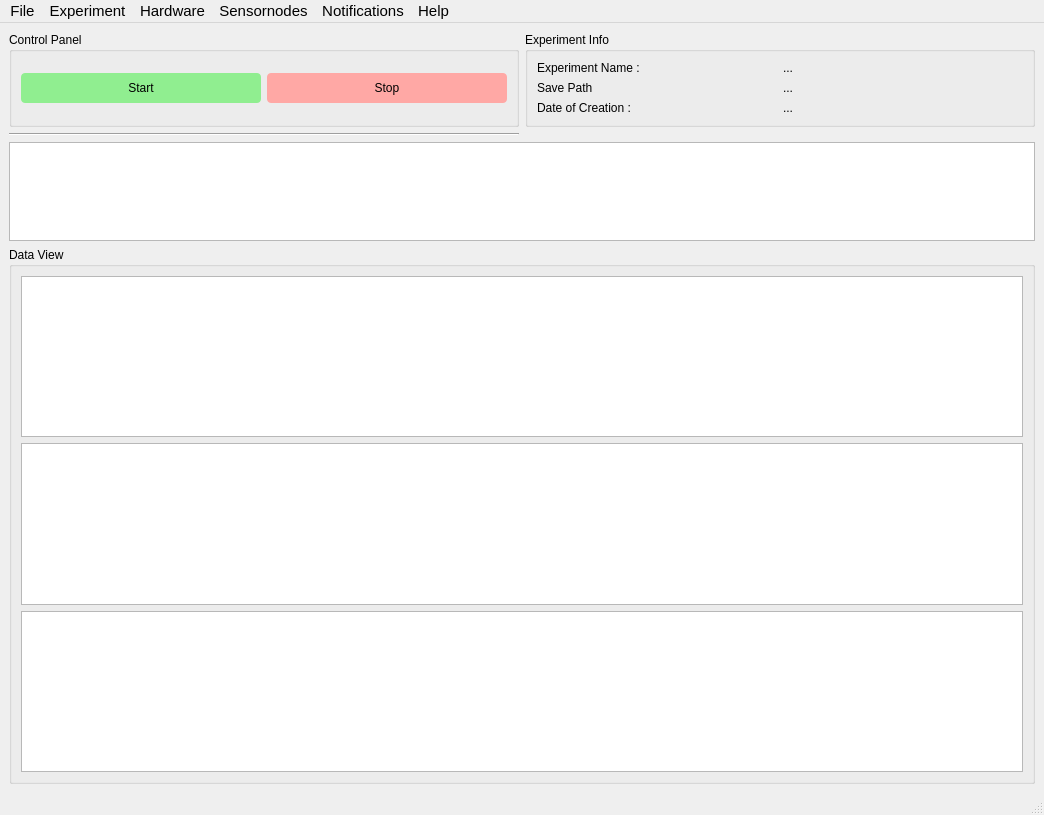
<?xml version="1.0" encoding="UTF-8"?>
<ui version="4.0">
 <class>MainWindow</class>
 <widget class="QMainWindow" name="MainWindow">
  <property name="geometry">
   <rect>
    <x>0</x>
    <y>0</y>
    <width>1044</width>
    <height>815</height>
   </rect>
  </property>
  <property name="windowTitle">
   <string>NoSeMaze</string>
  </property>
  <widget class="QWidget" name="centralwidget">
   <layout class="QGridLayout" name="gridLayout">
    <item row="0" column="0">
     <widget class="QGroupBox" name="groupBox">
      <property name="title">
       <string>Control Panel</string>
      </property>
      <layout class="QGridLayout" name="gridLayout_3">
       <item row="0" column="0">
        <widget class="QPushButton" name="startButton">
         <property name="minimumSize">
          <size>
           <width>0</width>
           <height>30</height>
          </size>
         </property>
         <property name="styleSheet">
          <string notr="true">
border-radius: 4px;  /* half of the height to make it round */
border-color: green;
background-color: lightgreen;
</string>
         </property>
         <property name="text">
          <string>Start</string>
         </property>
        </widget>
       </item>
       <item row="0" column="1">
        <widget class="QPushButton" name="stopButton">
         <property name="minimumSize">
          <size>
           <width>0</width>
           <height>30</height>
          </size>
         </property>
         <property name="styleSheet">
          <string notr="true">
border-radius: 4px;  /* half of the height to make it round */
background-color: rgb(255, 168, 165);
</string>
         </property>
         <property name="text">
          <string>Stop</string>
         </property>
        </widget>
       </item>
      </layout>
     </widget>
    </item>
    <item row="0" column="1">
     <widget class="QGroupBox" name="groupBox_2">
      <property name="title">
       <string>Experiment Info</string>
      </property>
      <layout class="QGridLayout" name="gridLayout_2">
       <item row="2" column="1">
        <widget class="QLabel" name="experimentDateLabel">
         <property name="text">
          <string>...</string>
         </property>
        </widget>
       </item>
       <item row="2" column="0">
        <widget class="QLabel" name="label_3">
         <property name="text">
          <string>Date of Creation :</string>
         </property>
        </widget>
       </item>
       <item row="0" column="1">
        <widget class="QLabel" name="experimentNameLabel">
         <property name="text">
          <string>...</string>
         </property>
        </widget>
       </item>
       <item row="0" column="0">
        <widget class="QLabel" name="label">
         <property name="text">
          <string>Experiment Name :</string>
         </property>
        </widget>
       </item>
       <item row="1" column="0">
        <widget class="QLabel" name="label_2">
         <property name="text">
          <string>Save Path</string>
         </property>
        </widget>
       </item>
       <item row="1" column="1">
        <widget class="QLabel" name="savePathLabel">
         <property name="text">
          <string>...</string>
         </property>
        </widget>
       </item>
      </layout>
     </widget>
    </item>
    <item row="3" column="0" colspan="2">
     <widget class="QGroupBox" name="groupBox_3">
      <property name="title">
       <string>Data View</string>
      </property>
      <layout class="QGridLayout" name="gridLayout_4">
       <item row="2" column="1">
        <widget class="PlotWidget" name="thoraxView"/>
       </item>
       <item row="0" column="1">
        <widget class="PlotWidget" name="graphicsView"/>
       </item>
       <item row="1" column="1">
        <widget class="PlotWidget" name="dataView"/>
       </item>
      </layout>
     </widget>
    </item>
    <item row="2" column="0" colspan="2">
     <widget class="QTableView" name="trialView">
      <property name="font">
       <font>
        <pointsize>9</pointsize>
       </font>
      </property>
      <property name="selectionBehavior">
       <enum>QAbstractItemView::SelectRows</enum>
      </property>
     </widget>
    </item>
    <item row="1" column="0">
     <widget class="Line" name="line">
      <property name="orientation">
       <enum>Qt::Horizontal</enum>
      </property>
     </widget>
    </item>
   </layout>
  </widget>
  <widget class="QMenuBar" name="menubar">
   <property name="geometry">
    <rect>
     <x>0</x>
     <y>0</y>
     <width>1044</width>
     <height>26</height>
    </rect>
   </property>
   <property name="font">
    <font>
     <pointsize>11</pointsize>
     <weight>50</weight>
     <bold>false</bold>
     <kerning>true</kerning>
    </font>
   </property>
   <property name="styleSheet">
    <string notr="true"/>
   </property>
   <widget class="QMenu" name="menuFile">
    <property name="title">
     <string>File</string>
    </property>
    <addaction name="actionSave_Experiment"/>
    <addaction name="actionLoad_Experiment"/>
   </widget>
   <widget class="QMenu" name="menuHardware">
    <property name="title">
     <string>Hardware</string>
    </property>
    <addaction name="actionHardware_Preferences"/>
    <addaction name="actionVideo_Control"/>
   </widget>
   <widget class="QMenu" name="menuAnimals">
    <property name="title">
     <string>Experiment</string>
    </property>
    <addaction name="actionSchedules"/>
    <addaction name="actionAnimal_List"/>
    <addaction name="actionAnalyse_Experiment"/>
   </widget>
   <widget class="QMenu" name="menuE_Mails">
    <property name="title">
     <string>Notifications</string>
    </property>
    <addaction name="actionMailing_List"/>
    <addaction name="actionMessage_Folder"/>
   </widget>
   <widget class="QMenu" name="menuSensors">
    <property name="title">
     <string>Sensornodes</string>
    </property>
    <addaction name="actionConfigure_IDs"/>
    <addaction name="actionView_Data"/>
   </widget>
   <widget class="QMenu" name="menuHelp">
    <property name="title">
     <string>Help</string>
    </property>
    <addaction name="actionAbout"/>
    <addaction name="actionOpen_User_Guide"/>
   </widget>
   <addaction name="menuFile"/>
   <addaction name="menuAnimals"/>
   <addaction name="menuHardware"/>
   <addaction name="menuSensors"/>
   <addaction name="menuE_Mails"/>
   <addaction name="menuHelp"/>
  </widget>
  <widget class="QStatusBar" name="statusbar"/>
  <action name="actionHardware_Preferences">
   <property name="text">
    <string>Hardware Preferences</string>
   </property>
  </action>
  <action name="actionAnimal_List">
   <property name="text">
    <string>Animal List</string>
   </property>
  </action>
  <action name="actionSave_Experiment">
   <property name="text">
    <string>Save Experiment</string>
   </property>
  </action>
  <action name="actionLoad_Experiment">
   <property name="text">
    <string>Load Experiment</string>
   </property>
  </action>
  <action name="actionPreferences">
   <property name="text">
    <string>Preferences</string>
   </property>
  </action>
  <action name="actionAnalyse_Experiment">
   <property name="text">
    <string>Analysis</string>
   </property>
  </action>
  <action name="actionMailing_List">
   <property name="enabled">
    <bool>true</bool>
   </property>
   <property name="text">
    <string>Mailing List</string>
   </property>
  </action>
  <action name="actionVideo_Control">
   <property name="text">
    <string>Video Control</string>
   </property>
  </action>
  <action name="actionView_Data">
   <property name="text">
    <string>Data Viewer</string>
   </property>
  </action>
  <action name="actionMessage_Folder">
   <property name="text">
    <string>Message Folder</string>
   </property>
  </action>
  <action name="actionAbout">
   <property name="text">
    <string>About</string>
   </property>
  </action>
  <action name="actionOpen_User_Guide">
   <property name="text">
    <string>Open User Guide</string>
   </property>
  </action>
  <action name="actionSchedules">
   <property name="text">
    <string>Schedules</string>
   </property>
  </action>
  <action name="actionConfigure_IDs">
   <property name="text">
    <string>Configure IDs</string>
   </property>
  </action>
 </widget>
 <customwidgets>
  <customwidget>
   <class>PlotWidget</class>
   <extends>QGraphicsView</extends>
   <header>pyqtgraph</header>
  </customwidget>
 </customwidgets>
 <resources/>
 <connections/>
</ui>
